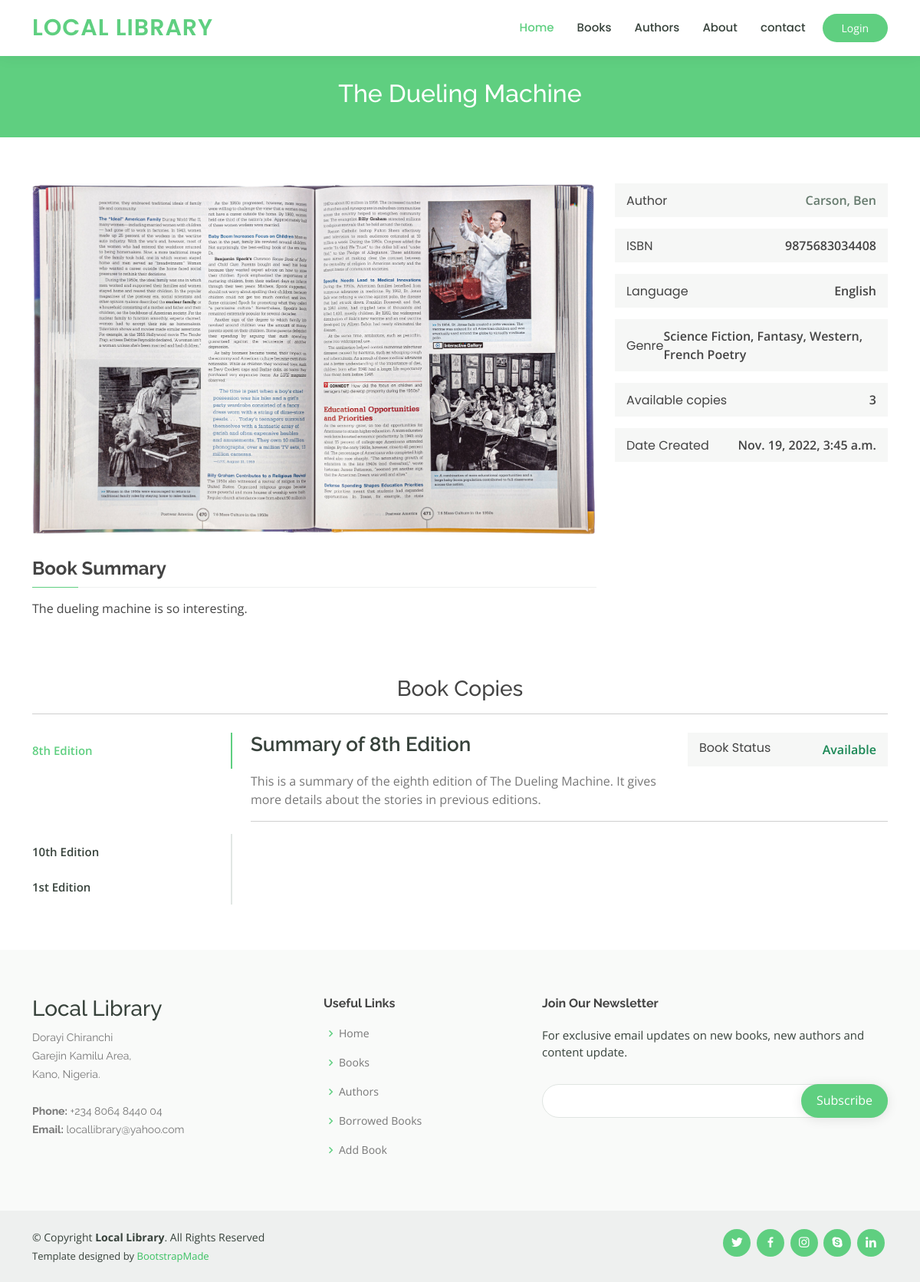
/catalog/book/2, run on an earlier commit of the app's database.
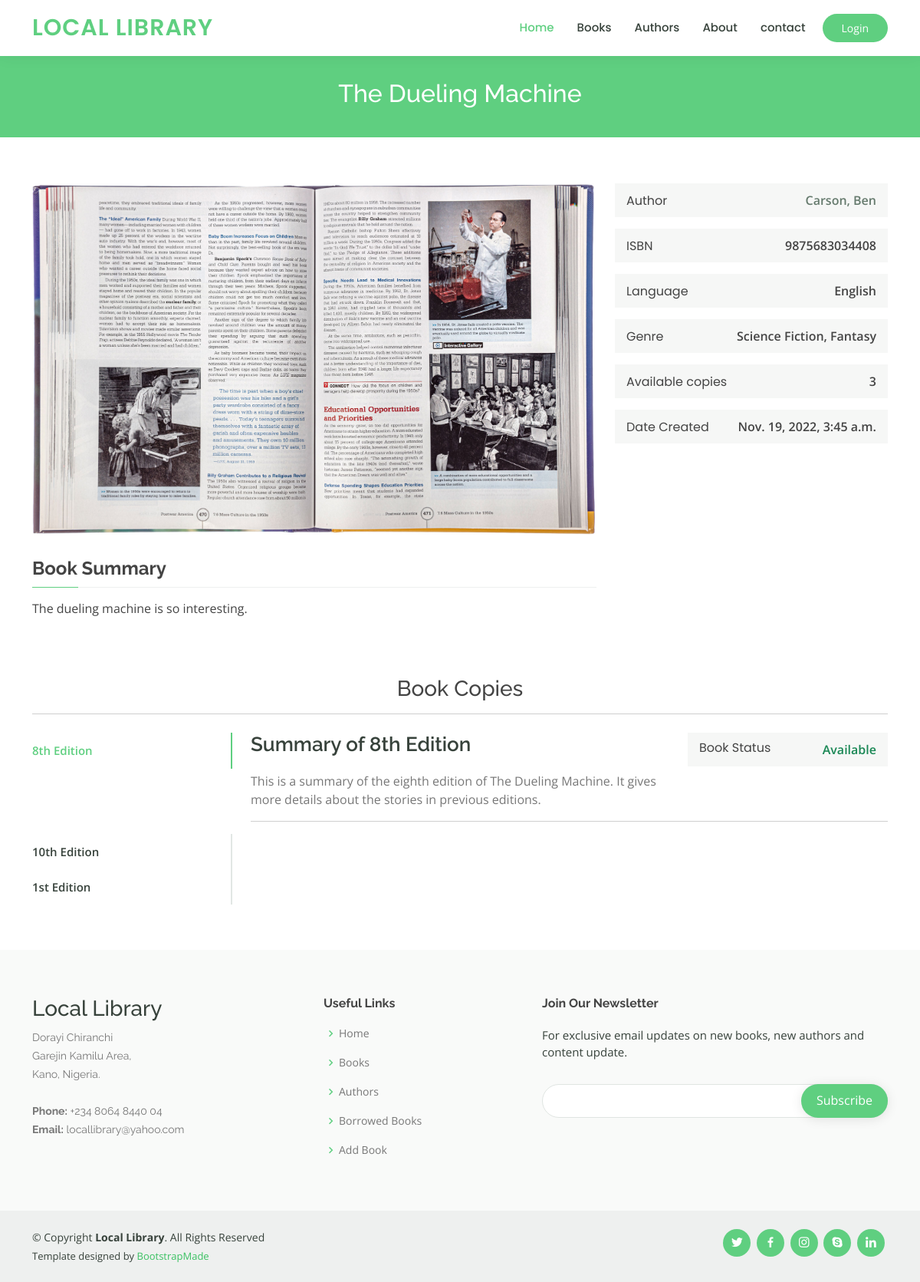
And on a later commit of the database.
### catalog/models.py (models this page shows, shortened)
class Book(models.Model):
    title = models.CharField(max_length=200)
    author = models.ForeignKey(Author, on_delete=models.SET_NULL, null=True)
    summary = models.TextField(
        max_length=1000, help_text="Enter a brief description of the book")
    isbn = models.CharField("ISBN", max_length=13, unique=True,
                            help_text='13 characters <a href="https://www.isbn-international.org/content/what-isbn">ISBN number</a>')
    genre = models.ManyToManyField(
        Genre, help_text='Select a genre for this book')
    language = models.ForeignKey(
        Language, on_delete=models.SET_NULL, null=True)
    book_cover_image = models.ImageField(
        upload_to='book_cover_images/', null=True, default='/assets/img/book-cover2.png')
    book_content_image = models.ImageField(
        upload_to='book_content_images/', null=True, default='/assets/img/book-content.jpg')
    created = models.DateTimeField(auto_now_add=True, null=True)
    updated = models.DateTimeField(auto_now=True, null=True)
    def display_genre(self):
        """Create a string for the Genre. This is required to display genre in Admin."""
        return ', '.join(genre.name for genre in self.genre.all()[:3])
    display_genre.short_description = "Genre"

class Genre(models.Model):
    name = models.CharField(
        max_length=200, help_text="Enter a book genre e.g. Science Fiction")
    def __str__(self):
        return self.name

class Author(models.Model):
    first_name = models.CharField(max_length=100)
    last_name = models.CharField(max_length=100)
    summary = models.TextField(
        max_length=1000, help_text="Enter a brief summary of the author", null=True)
    date_of_birth = models.DateField(null=True, blank=True)
    date_of_death = models.DateField('died', null=True, blank=True)
    created = models.DateTimeField(auto_now_add=True, null=True)
    updated = models.DateTimeField(auto_now=True, null=True)
    class Meta:
        ordering = ['last_name', 'first_name']
    def get_absolute_url(self):
        return reverse('author-detail', args=[str(self.id)])
    def __str__(self):
        return f'{self.last_name}, {self.first_name}'

class Language(models.Model):
    name = models.CharField(max_length=200,
                            help_text="Enter the book's natural language (e.g. English, French, Japanese etc.)")
    def __str__(self):
        return self.name

class BookInstance(models.Model):
    id = models.UUIDField(primary_key=True, default=uuid.uuid4,
                          help_text='Unique ID for this particular book across whole library')
    book = models.ForeignKey('Book', on_delete=models.RESTRICT, null=True)
    copy_summary = models.TextField(max_length=500, null=True)
    imprint = models.CharField(max_length=200)
    due_back = models.DateField(null=True, blank=True)
    borrower = models.ForeignKey(
        User, on_delete=models.SET_NULL, null=True, blank=True)
    LOAN_STATUS = (
        ('m', 'Maintenance'),
        ('o', 'On loan'),
        ('a', 'Available'),
        ('r', 'Reserved'),
    )
    status = models.CharField(
        max_length=1,
        choices=LOAN_STATUS,
        blank=True,
        default='m',
        help_text='Book availability',
    )
    created = models.DateTimeField(auto_now_add=True, null=True)
    updated = models.DateTimeField(auto_now=True, null=True)
    class Meta:
        ordering = ['due_back']
        permissions = (("can_mark_returned", "Set book as returned"),)

### catalog/views.py (the view)
# urls.py: path('book/<int:pk>', views.BookDetailView.as_view(), name='book-detail'),
class BookDetailView(generic.DetailView):
    model = Book

### catalog/templates/catalog/book_detail.html (shortened to what the changed rows need)
{% extends "base_generic.html" %}
{% load static %}
{% block content %}
<main id="main">
    <div class="breadcrumbs" data-aos="fade-in">
        <div class="container">
            <h2>{{ book.title }}</h2>
        </div>
    </div>
    <section id="course-details" class="course-details">
        <div class="container" data-aos="fade-up">
            <div class="row">
                <div class="col-lg-8">
                    <img src="{{ book.book_content_image.url }}" class="img-fluid" alt="">
                    <h3>Book Summary</h3>
                    <p>{{ book.summary }}</p>
                </div>
                <div class="col-lg-4">
                    <div class="course-info d-flex justify-content-between align-items-center">
                        <p><a href="{{ book.author.get_absolute_url }}">{{ book.author }}</a></p>
                    </div>
                    <div class="course-info d-flex justify-content-between align-items-center">
                        <h5>ISBN</h5>
                        <p>{{ book.isbn }}</p>
                    </div>
                    <div class="course-info d-flex justify-content-between align-items-center">
                        <h5>Language</h5>
                        <p>{{ book.language }}</p>
                    </div>
                    <div class="course-info d-flex justify-content-between align-items-center">
                        <h5>Genre</h5>
                        <p>{{ book.genre.all|join:", " }}</p>
                    </div>
                    <div class="course-info d-flex justify-content-between align-items-center">
                        <h5>Available copies</h5>
                        <p>{{ book.bookinstance_set.all|length }}</p>
                    </div>
                    <div class="course-info d-flex justify-content-between align-items-center">
                        <h5>Date Created</h5>
                        <p>{{ book.created }}</p>
                    </div>
                </div>
            </div>
        </div>
    </section>
</main>
{% endblock %}

What changed in the data, as far as the page shows it:
changed Book "The Dueling Machine": genre.all "Science Fiction, Fantasy, Western, French Poetry" → "Science Fiction, Fantasy"
